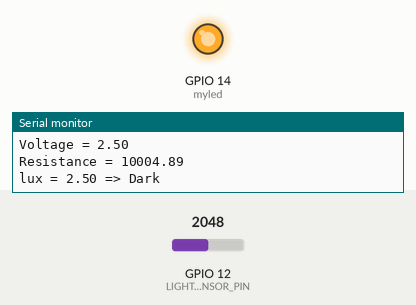
Recording of a sketch running on a simulated ESP32. Parts: output pins drawn as LEDs (lit = HIGH), the last lines printed to the serial monitor. Inputs (shaded band) come from the test bench; at power-on: GPIO 12 (LIGHT_SENSOR_PIN) = 2048.

Above: at 1.3 s.
1.4 s: GPIO 12 (LIGHT_SENSOR_PIN) set to 857
2.9 s: GPIO 12 (LIGHT_SENSOR_PIN) set to 758
At 4.0 s:
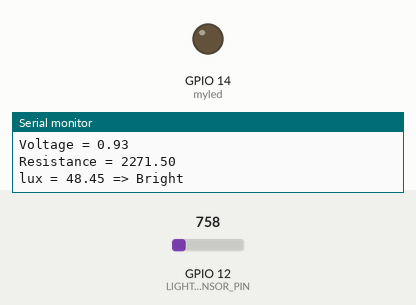
4.5 s: GPIO 12 (LIGHT_SENSOR_PIN) set to 1228
At 5.4 s:
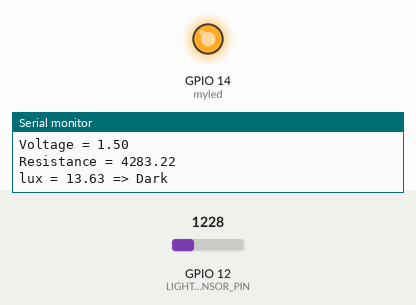
6.0 s: GPIO 12 (LIGHT_SENSOR_PIN) set to 491
At 6.7 s:
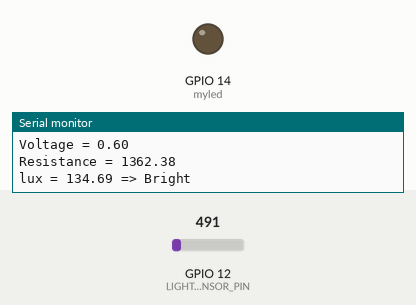
Timing chart, 0 to 8.5 s (numbered marks = the images above; inputs shaded):
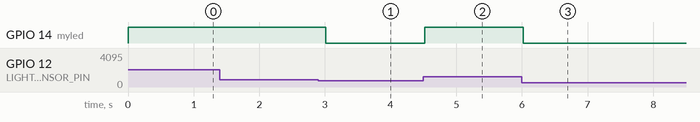

Measured:
- the behaviour switches between 819 and 818 on GPIO 12 (LIGHT_SENSOR_PIN) (found by bisection; images 0 and 1)
- after the input at 2.9 s, GPIO 14 (myled): HIGH → LOW after 0.11 s
- after the input at 4.5 s, GPIO 14 (myled): LOW → HIGH at once
- after the input at 6.0 s, GPIO 14 (myled): HIGH → LOW at once

The sketch:

LDR_LED.ino
```cpp
#if CONFIG_IDF_TARGET_ESP32S3
  static int myled = 5; //GPIO for LED
  #define LIGHT_SENSOR_PIN 6
#else
  static int myled = 14; //GPIO for LED
  #define LIGHT_SENSOR_PIN 12
#endif

// LDR Characteristics
const float GAMMA = 0.5;
const float RL10 = 5;

void setup() {
  // initialize serial communication at 115200 bits per second
  Serial.begin(115200);
  pinMode(myled, OUTPUT);
}

void loop() {
  // reads the input on analog pin (value between 0 and 4095)
  int analogValue = analogRead(LIGHT_SENSOR_PIN);

  float voltage = analogValue / 4095. * 5;
  float resistance = 10000 * voltage / (5 - voltage);
  float lux = pow(RL10 * 1e3 * pow(10, GAMMA) / resistance, (1 / GAMMA));

  Serial.print("Analog Value = ");
  Serial.println(analogValue);
  Serial.print("Voltage = ");
  Serial.println(voltage);
  Serial.print("Resistance = ");
  Serial.println(resistance);
  Serial.print("lux = ");
  Serial.print(lux);

  //On myled when room is dark, off myled when room is bright
  if (lux > 40) {
    Serial.println(" => Bright \n");
    digitalWrite(myled, LOW);
  } else {
    Serial.println(" => Dark \n");
    digitalWrite(myled, HIGH);
  }
  delay(500);
}
```
